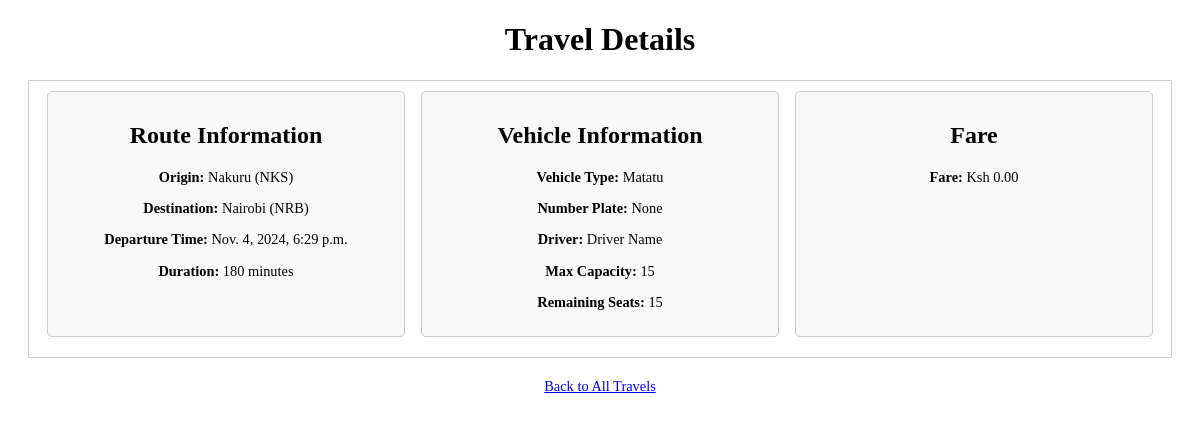
The app's page /travels/2, older data.
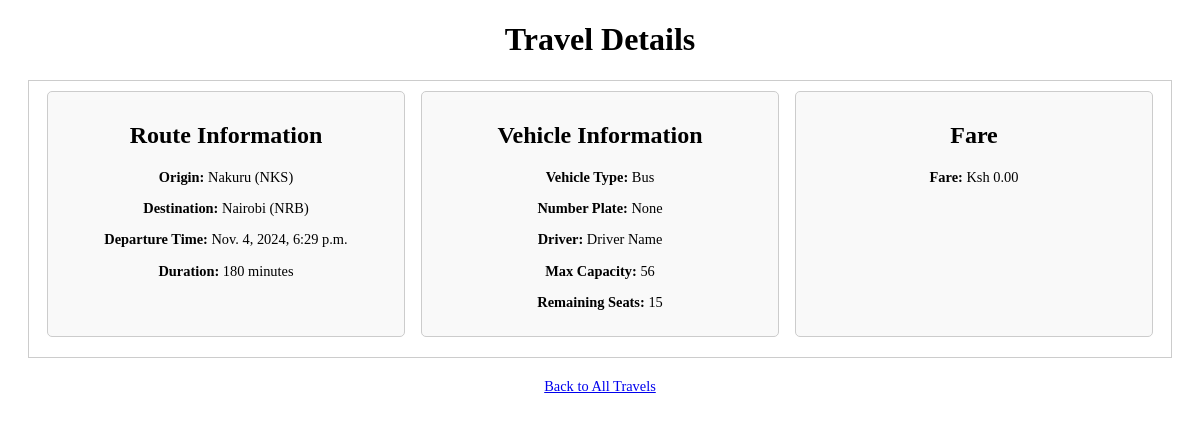
The same page, newer data.
### travels/models.py (models this page shows, shortened)
class Travel(models.Model):
    VEHICLE_TYPES = [
        ('Bus', 'Bus'),
        ('Matatu', 'Matatu'),
    ]
    origin = models.ForeignKey(Station, on_delete=models.CASCADE, related_name="departures")
    destination = models.ForeignKey(Station, on_delete=models.CASCADE, related_name="arrivals")
    duration = models.IntegerField(help_text="Duration of the journey in minutes", default=00)
    price = models.DecimalField(max_digits=10, decimal_places=2, default=0.00, help_text="Price of the journey")
    number_plate = models.CharField(max_length=10, unique=True, null=True, blank=True, help_text="Vehicle number plate")
    vehicle_type = models.CharField(max_length=6, choices=VEHICLE_TYPES, default='Matatu', help_text="Type of vehicle (Bus or Matatu)")
    max_capacity = models.PositiveIntegerField(help_text="Maximum seating capacity of the vehicle", default=00)
    driver = models.CharField(max_length=64, help_text="Name of the driver", default="Driver Name")
    departure_time = models.DateTimeField(help_text="Departure date and time", default=timezone.now)
    remaining_seats = models.PositiveIntegerField(help_text="Number of seats currently available", default=00)

class Station(models.Model):
    code = models.CharField(max_length=3)
    town = models.CharField(max_length=64)

### travels/views.py (the view)
# urls.py: path("<int:travel_id>", views.travel, name = "travel")
def travel(request, travel_id):
    travel = Travel.objects.get(pk=travel_id)  # Retrieve the travel record by its primary key (ID)
    return render(request, "travels/travel.html", {"travel": travel})

### travels/templates/travels/travel.html (shortened to what this page needs)
{% extends "travels/layout.html" %}
{% block body %}
    <h1 style="text-align: center;">Travel Details</h1>
    <div style="
        display: flex;
        justify-content: space-around;
        margin: 20px;
        border: 1px solid #ccc;
        padding: 10px;
        flex-wrap: wrap;
    ">
        <div style="
            width: 30%;
            min-width: 250px;
            border: 1px solid #ccc;
            background-color: #f9f9f9;
            padding: 10px;
            border-radius: 5px;
            margin-bottom: 10px;
            text-align: center;
        ">
            <h2 style="font-size: 1.5em;">Route Information</h2>
            <p style="font-size: 0.9em;"><strong>Origin:</strong> {{ travel.origin.town }} ({{ travel.origin.code }})</p>
            <p style="font-size: 0.9em;"><strong>Destination:</strong> {{ travel.destination.town }} ({{ travel.destination.code }})</p>
            <p style="font-size: 0.9em;"><strong>Departure Time:</strong> {{ travel.departure_time }}</p>
            <p style="font-size: 0.9em;"><strong>Duration:</strong> {{ travel.duration }} minutes</p>
        </div>
        <div style="
            width: 30%;
            min-width: 250px;
            border: 1px solid #ccc;
            background-color: #f9f9f9;
            padding: 10px;
            border-radius: 5px;
            margin-bottom: 10px;
            text-align: center;
        ">
            <h2 style="font-size: 1.5em;">Vehicle Information</h2>
            <p style="font-size: 0.9em;"><strong>Vehicle Type:</strong> {{ travel.vehicle_type }}</p>
            <p style="font-size: 0.9em;"><strong>Number Plate:</strong> {{ travel.number_plate }}</p>
            <p style="font-size: 0.9em;"><strong>Driver:</strong> {{ travel.driver }}</p>
            <p style="font-size: 0.9em;"><strong>Max Capacity:</strong> {{ travel.max_capacity }}</p>
            <p style="font-size: 0.9em;"><strong>Remaining Seats:</strong> {{ travel.remaining_seats }}</p>
        </div>
        <div style="
            width: 30%;
            min-width: 250px;
            border: 1px solid #ccc;
            padding: 10px;
            background-color: #f9f9f9;
            border-radius: 5px;
            margin-bottom: 10px;
            text-align: center;
        ">
            <h2 style="font-size: 1.5em;">Fare</h2>
            <p style="font-size: 0.9em;"><strong>Fare:</strong> Ksh {{ travel.price }}</p>
        </div>
    </div>
    <a href="{% url 'index' %}" style="display: block; text-align: center; margin-top: 20px; font-size: 0.9em;">Back to All Travels</a>
{% endblock %}

### travels/templates/travels/layout.html (shortened to what this page needs)
<!DOCTYPE html>
<html lang="en">
<head>
</head>
<body>
    {% block body %}
    {% endblock %}
</body>
</html>

Row changes from the older to the newer data that the page shows:
changed Travel "None": vehicle_type "Matatu" → "Bus"; max_capacity "15" → "56"
